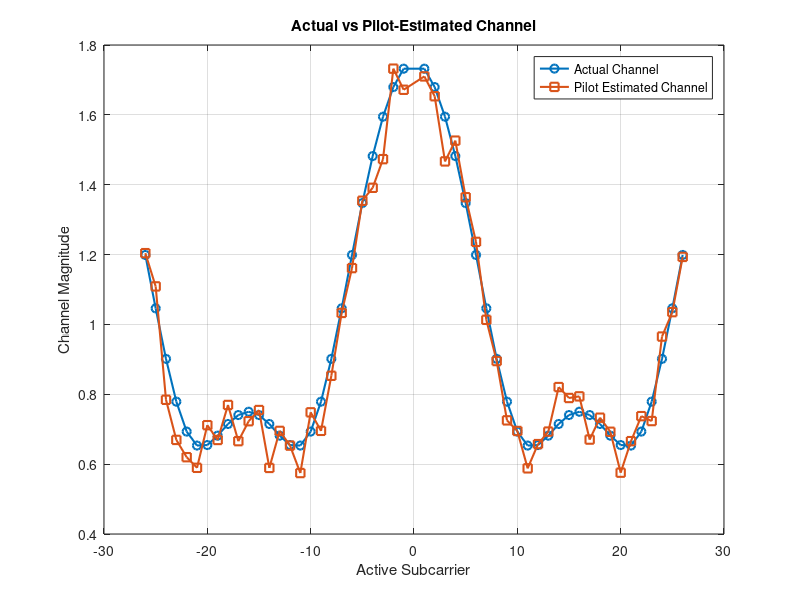
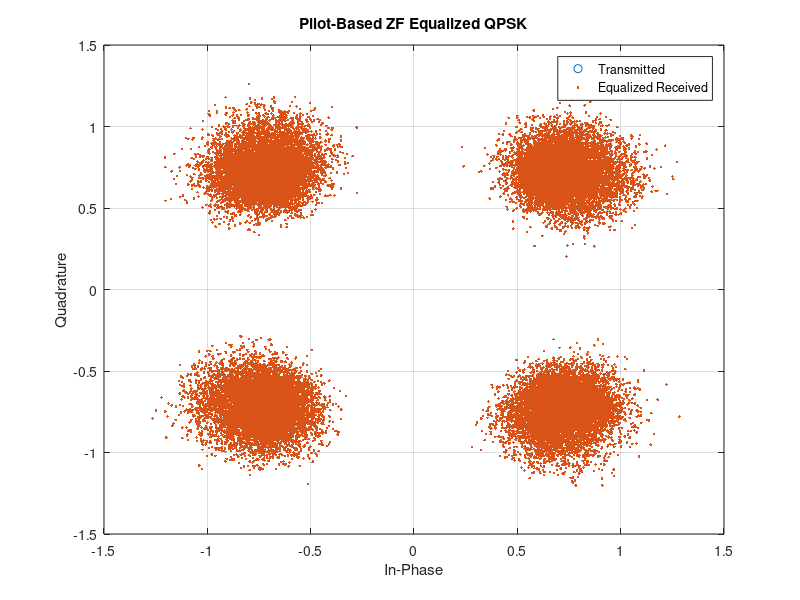

The MATLAB script that drew these images, in order:
%% STEP 19.4 - PILOT-BASED CHANNEL ESTIMATION + ZF EQUALIZATION

clc;
clear;
close all;

fprintf('\n');
fprintf('============================================\n');
fprintf(' STEP 19.4: PILOT-BASED CHANNEL ESTIMATION\n');
fprintf('============================================\n');

%% System Parameters

Nfft = 64;
cpLength = 16;

M = 4;
bitsPerSymbol = log2(M);

numOFDMSymbols = 1000;

snrTest = 20;

%% Active Subcarriers

activeSubcarriers = [-26:-1 1:26];

activeIndices = mod(activeSubcarriers,Nfft) + 1;

numActiveSubcarriers = length(activeIndices);

%% Multipath Channel

pathDelays = [0 2 4];
pathGains  = [1.00 0.50 0.25];

channelImpulseResponse = ...
    zeros(max(pathDelays)+1,1);

for p = 1:length(pathDelays)

    channelImpulseResponse( ...
        pathDelays(p)+1) = pathGains(p);

end

%% Actual Channel Frequency Response

channelFrequencyResponse = ...
    fft(channelImpulseResponse,Nfft);

%% Generate Pilot

pilotSymbols = ones(numActiveSubcarriers,1);

pilotGrid = zeros(Nfft,1);

pilotGrid(activeIndices) = pilotSymbols;

pilotIFFT = ...
    ifft(pilotGrid,Nfft);

pilotWithCP = [
    pilotIFFT(end-cpLength+1:end);
    pilotIFFT
];

%% Pass Pilot Through Multipath Channel

rxPilotMultipath = ...
    filter( ...
    channelImpulseResponse, ...
    1, ...
    pilotWithCP);

rxPilotNoisy = ...
    awgn( ...
    rxPilotMultipath, ...
    snrTest, ...
    'measured');

%% Remove Pilot CP

rxPilotNoCP = ...
    rxPilotNoisy(cpLength+1:end);

%% FFT

receivedPilotFrequency = ...
    fft(rxPilotNoCP,Nfft);

%% LS Channel Estimation

estimatedChannel = zeros(Nfft,1);

estimatedChannel(activeIndices) = ...
    receivedPilotFrequency(activeIndices) ...
    ./ pilotSymbols;

%% Generate Data

numQPSKSymbols = ...
    numActiveSubcarriers * numOFDMSymbols;

numBits = ...
    numQPSKSymbols * bitsPerSymbol;

rng(900);

txBits = randi([0 1],numBits,1);

txSymbolIndices = ...
    bi2de( ...
    reshape(txBits,bitsPerSymbol,[]).', ...
    'left-msb');

txQPSK = ...
    pskmod(txSymbolIndices,M,pi/4);

%% OFDM Data Grid

txGrid = zeros(Nfft,numOFDMSymbols);

txGrid(activeIndices,:) = ...
    reshape( ...
    txQPSK, ...
    numActiveSubcarriers, ...
    numOFDMSymbols);

%% IFFT

txIFFT = ...
    ifft(txGrid,Nfft,1);

%% Add CP

txWithCP = [
    txIFFT(end-cpLength+1:end,:);
    txIFFT
];

%% Serialize

txFrame = txWithCP(:);

%% Multipath Channel

rxMultipath = ...
    filter( ...
    channelImpulseResponse, ...
    1, ...
    txFrame);

%% AWGN

rxFrame = ...
    awgn( ...
    rxMultipath, ...
    snrTest, ...
    'measured');

%% Receiver

rxMatrix = ...
    reshape( ...
    rxFrame, ...
    Nfft+cpLength, ...
    numOFDMSymbols);

rxNoCP = ...
    rxMatrix(cpLength+1:end,:);

rxFFT = ...
    fft(rxNoCP,Nfft,1);

%% Extract Active Subcarriers

rxActiveData = ...
    rxFFT(activeIndices,:);

%% ZF Equalization

estimatedActiveChannel = ...
    estimatedChannel(activeIndices);

rxEqualized = zeros(size(rxActiveData));

for k = 1:numActiveSubcarriers

    rxEqualized(k,:) = ...
        rxActiveData(k,:) ...
        ./ estimatedActiveChannel(k);

end

%% Serialize Equalized Data

rxQPSK = rxEqualized(:);

%% QPSK Demodulation

rxSymbolIndices = ...
    pskdemod( ...
    rxQPSK, ...
    M, ...
    pi/4);

rxBitsMatrix = ...
    de2bi( ...
    rxSymbolIndices, ...
    bitsPerSymbol, ...
    'left-msb');

rxBits = ...
    reshape( ...
    rxBitsMatrix.', ...
    [],1);

%% BER

bitErrors = ...
    sum(txBits ~= rxBits);

BER = ...
    bitErrors / numBits;

%% Channel Estimation RMSE

channelError = ...
    estimatedChannel(activeIndices) ...
    - channelFrequencyResponse(activeIndices);

channelRMSE = ...
    sqrt( ...
    mean(abs(channelError).^2));

%% Results

fprintf('\n===== SYSTEM CONFIGURATION =====\n');

fprintf('FFT Size                  : %d\n',Nfft);

fprintf('Cyclic Prefix             : %d samples\n',cpLength);

fprintf('Total Subcarriers         : %d\n',Nfft);

fprintf('Active Subcarriers        : %d\n', ...
    numActiveSubcarriers);

fprintf('Modulation                : QPSK\n');

fprintf('OFDM Symbols              : %d\n', ...
    numOFDMSymbols);

fprintf('Test SNR                  : %d dB\n', ...
    snrTest);

fprintf('\n===== CHANNEL ESTIMATION =====\n');

fprintf('Estimation Method         : LS Pilot-Based\n');

fprintf('Channel RMSE              : %.6f\n', ...
    channelRMSE);

fprintf('\n===== ZF EQUALIZATION =====\n');

fprintf('Equalizer                 : Zero-Forcing\n');

fprintf('Channel Used              : Pilot-Based Estimate\n');

fprintf('\n===== BER RESULT =====\n');

fprintf('Bit Errors                : %d\n', ...
    bitErrors);

fprintf('Total Bits                : %d\n', ...
    numBits);

fprintf('BER                       : %.8f\n', ...
    BER);

%% Actual vs Estimated Channel Magnitude

figure;

plot( ...
    activeSubcarriers, ...
    abs(channelFrequencyResponse(activeIndices)), ...
    '-o', ...
    'LineWidth',1.5);

hold on;

plot( ...
    activeSubcarriers, ...
    abs(estimatedChannel(activeIndices)), ...
    '-s', ...
    'LineWidth',1.5);

grid on;

xlabel('Active Subcarrier');

ylabel('Channel Magnitude');

title('Actual vs Pilot-Estimated Channel');

legend( ...
    'Actual Channel', ...
    'Pilot Estimated Channel', ...
    'Location','best');

fprintf('\nChannel estimation graph generated successfully.\n');

%% Equalized Constellation

figure;

plot( ...
    real(txQPSK), ...
    imag(txQPSK), ...
    'o');

hold on;

plot( ...
    real(rxQPSK), ...
    imag(rxQPSK), ...
    '.');

grid on;

xlabel('In-Phase');

ylabel('Quadrature');

title('Pilot-Based ZF Equalized QPSK');

legend( ...
    'Transmitted', ...
    'Equalized Received');

fprintf('Equalized constellation graph generated successfully.\n');

fprintf('\nSTEP 19.4 completed successfully.\n');
